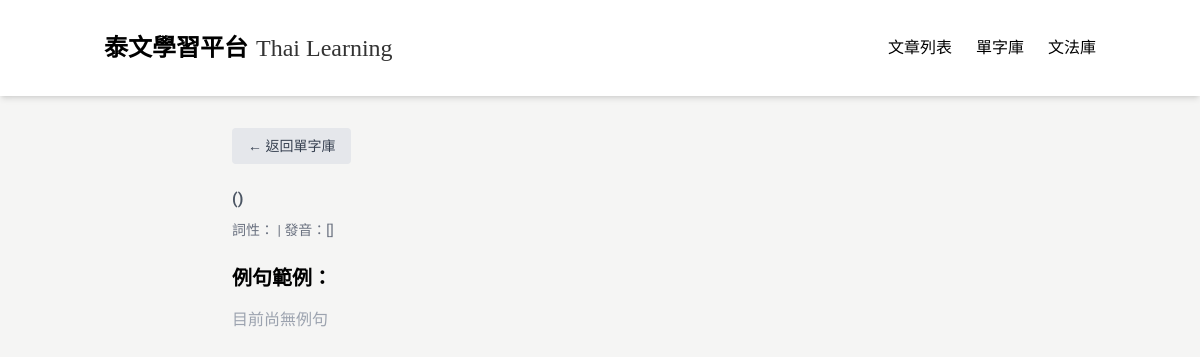
/word/468, run on an earlier commit of the app's database.
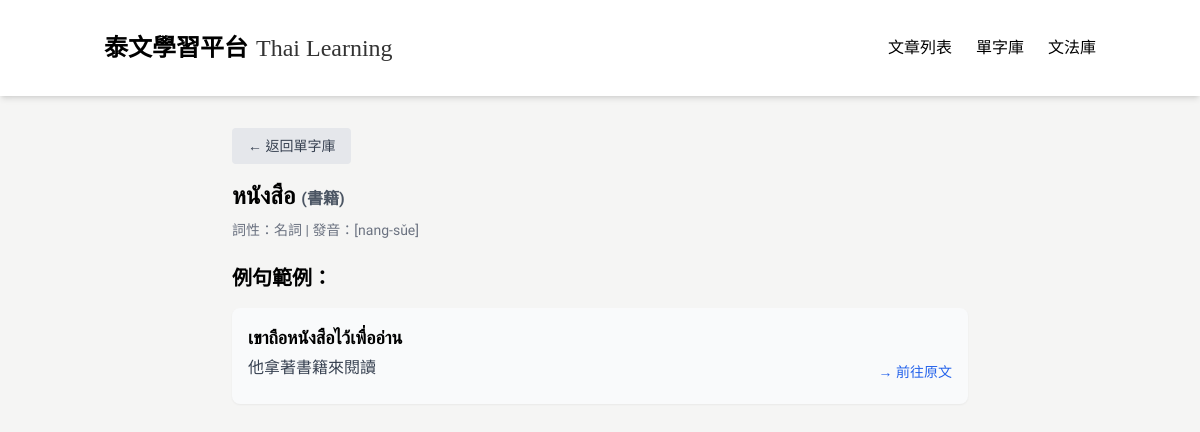
And on a later commit of the database.
### tables this page shows
CREATE TABLE Word (
            id INTEGER PRIMARY KEY AUTOINCREMENT,
            thai TEXT,
            chinese TEXT,
            type TEXT,
            pronunciation TEXT,
            articleId INTEGER,
            createdAt TEXT,
            updatedAt TEXT
        );

CREATE TABLE WordExample (
    id INTEGER PRIMARY KEY AUTOINCREMENT,
    thai TEXT NOT NULL,
    chinese TEXT NOT NULL,
    wordId INTEGER NOT NULL,
    createdAt TEXT NOT NULL,
    updatedAt TEXT NOT NULL, articleId INTEGER REFERENCES Article(id),
    FOREIGN KEY (wordId) REFERENCES Word(id)
);

### app_sqlite.py (the view)
@app.route('/word/<int:word_id>')
def word_detail(word_id):
    conn = get_db_connection()
    word = conn.execute('SELECT * FROM Word WHERE id = ?', (word_id,)).fetchone()
    articles = conn.execute("""
        SELECT Article.*
        FROM Article
        JOIN WordArticle ON Article.id = WordArticle.articleId
        WHERE WordArticle.wordId = ? AND Article.status = 'published'
        ORDER BY Article.createdAt DESC
    """, (word_id,)).fetchall()
    examples = conn.execute("""
        SELECT * FROM WordExample
        WHERE wordId = ?
        ORDER BY createdAt DESC
    """, (word_id,)).fetchall()
    conn.close()
    return render_template('word_detail.html', word=word, articles=articles, examples=examples)

### app_sqlite.py (called while the page is built)
def get_db_connection():
    base_path = os.path.dirname(os.path.abspath(__file__))
    db_path = os.path.join(base_path, 'data.db')
    conn = sqlite3.connect(db_path)  # SQLite 檔名
    conn.row_factory = sqlite3.Row     # 讓取出的資料像字典一樣操作
    return conn

### templates/word_detail.html (shortened to what this page needs)
<!DOCTYPE html>
<html lang="zh-TW">
<head>
  <script src="https://cdn.tailwindcss.com"></script>
</head>
<body>
  <nav class="bg-white shadow-md sticky top-0 z-50">
    <div class="container mx-auto px-4 py-4">
      <div class="flex justify-between items-center py-4">
        <div class="flex items-center space-x-2">
          <a href="/" class="flex items-end space-x-2">
            <span class="nav-title text-2xl font-bold text-black">泰文學習平台</span>
            <span class="nav-subtitle text-2xl text-black/80 self-end">Thai Learning</span>
          </a>
        </div>
        <div class="hidden md:flex space-x-6">
          <a href="/" class="tab-btn active-tab text-black hover:text-gray-700" data-tab="articles">文章列表</a>
          <a href="/vocabulary" class="text-black hover:text-gray-700">單字庫</a>
          <a href="/grammar" class="text-black hover:text-gray-700">文法庫</a>
        </div>
      </div>
    </div>
  </nav>
<div class="max-w-3xl mx-auto px-4 py-8">
  <div class="mb-4">
    <a href="/vocabulary" class="inline-block px-4 py-2 bg-gray-200 text-gray-700 rounded hover:bg-gray-300 text-sm">
      ← 返回單字庫
    </a>
  </div>
  <h1 class="text-2xl font-bold mb-2">{{ word.thai }} <span class="text-base text-gray-600">({{ word.chinese }})</span></h1>
  <p class="text-sm text-gray-500 mb-6">詞性：{{ word.type }} | 發音：[{{ word.pronunciation }}]</p>
  <h2 class="text-xl font-semibold mb-4">例句範例：</h2>
  <ul class="space-y-4">
    {% for example in examples %}
    <li class="bg-gray-50 p-4 rounded-lg shadow-sm">
      <p class="thai-text text-lg font-semibold mb-1">{{ example.thai }}</p>
      <div class="flex justify-between items-center">
        <p class="text-gray-700 mb-2">{{ example.chinese }}</p>
        {% if example.articleId %}
          <a href="/article/{{ example.articleId }}" class="text-sm text-blue-600 hover:underline ml-4 whitespace-nowrap">→ 前往原文</a>
        {% else %}
          <span class="text-sm text-gray-400 ml-4 whitespace-nowrap">無原文連結</span>
        {% endif %}
      </div>
    </li>
    {% else %}
    <li class="text-gray-400">目前尚無例句</li>
    {% endfor %}
  </ul>
</div>
</body>
</html>

### templates/word_detail.html (style rules this page uses)
:root { --main-color: #FCD34D; --main-color-hover: #FBBF24; --main-color-light: #FFFDEA; --main-color-light-hover: #FEF3C7; --main-color-bg: #ffffff; --main-color-dark: #1F2937; --main-color-darker: #111827; }
body { font-family: 'Noto Sans TC', 'Sarabun', sans-serif; background-color: #F5F5F4; }
.thai-text { font-family: 'Sarabun', sans-serif; }
.nav-title { font-family: 'Jin Xuan', '金萱體', 'Noto Sans TC', sans-serif; font-weight: bold; }
.nav-subtitle { font-family: 'Times New Roman', serif; font-size: 1.5rem; line-height: 2rem; }

What changed in the data, as far as the page shows it:
added Word: thai "หนังสือ", chinese "書籍", type "名詞", pronunciation "nang-sǔe"
added WordExample: thai "เขาถือหนังสือไว้เพื่ออ่าน", chinese "他拿著書籍來閱讀"
Also different on the page:
text no longer shown: "目前尚無例句"
